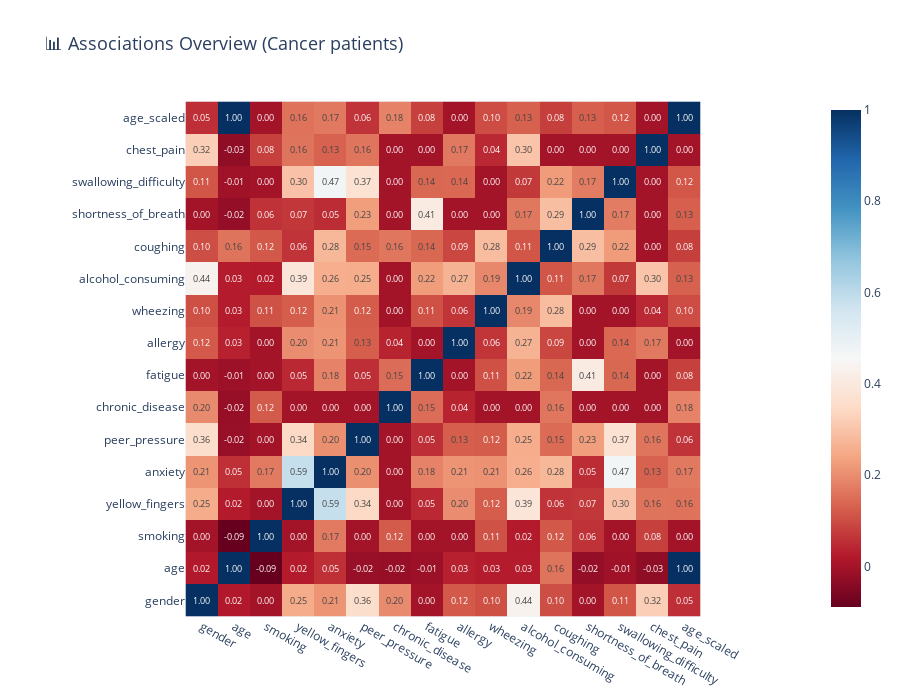
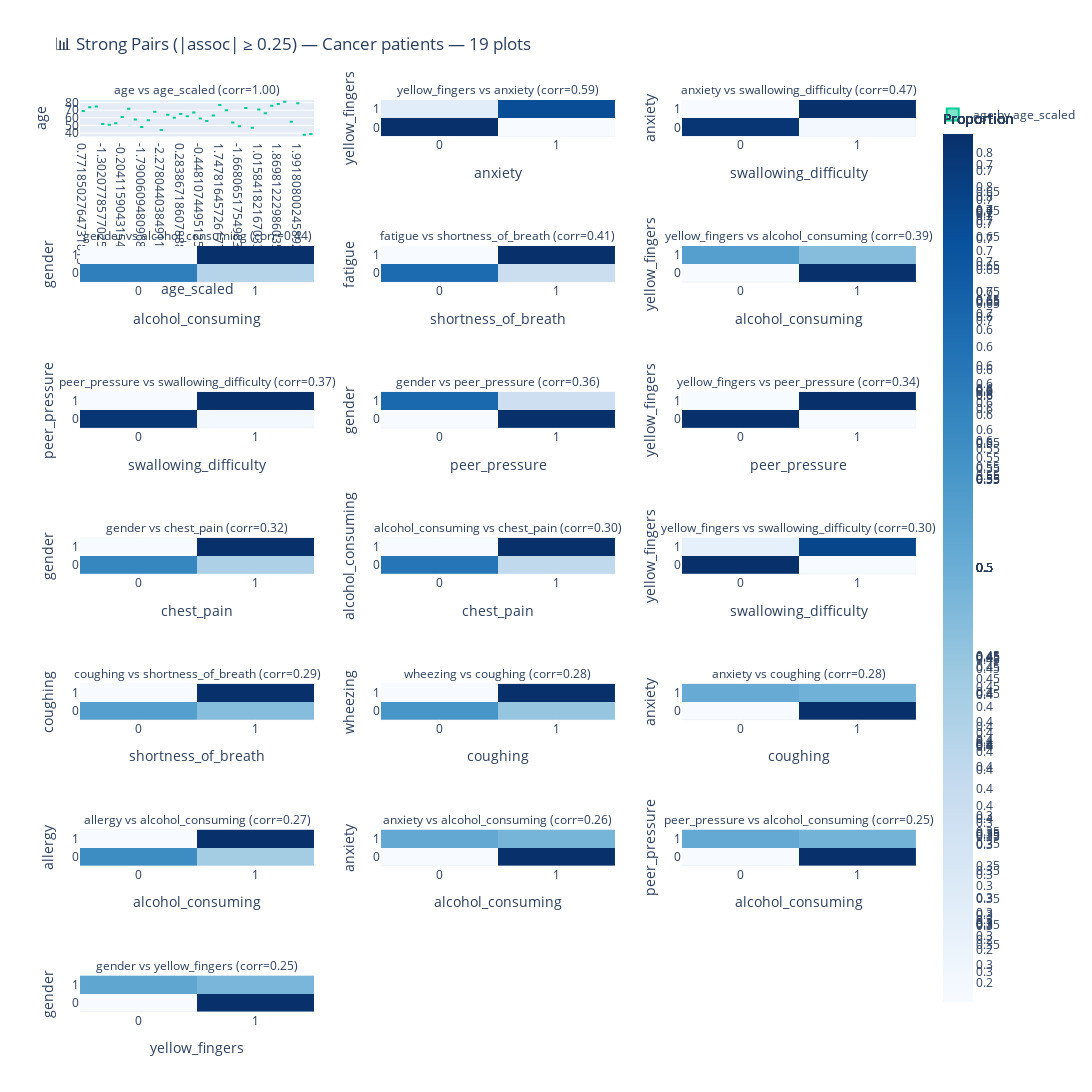

Notebook source saved alongside these figures, in order:
### Code cell
# ----------------------------
# Association functions
# ----------------------------
def cramers_v(x, y):
    """Cramér's V for categorical vs categorical (robust)."""
    try:
        cm = pd.crosstab(x, y)
        if cm.size == 0:
            return np.nan
        chi2 = ss.chi2_contingency(cm)[0]
        n = cm.sum().sum()
        if n == 0:
            return np.nan
        phi2 = chi2 / n
        r, k = cm.shape
        # bias correction (Bergsma & Wicher)
        phi2corr = max(0, phi2 - ((k-1)*(r-1)) / (n-1))
        rcorr = r - ((r-1)**2) / (n-1)
        kcorr = k - ((k-1)**2) / (n-1)
        denom = min((kcorr-1), (rcorr-1))
        if denom <= 0:
            return np.nan
        return np.sqrt(phi2corr / denom)
    except Exception:
        return np.nan

def point_biserial(x, y):
    """Point-biserial correlation for numeric vs binary categorical."""
    try:
        # ensure arrays have variability
        if len(np.unique(y.dropna())) < 2 or np.std(x.dropna()) == 0:
            return np.nan
        return ss.pointbiserialr(y, x)[0]  # note: (r, p) ; args: (binary, continuous) or reversed -> using (y, x)
    except Exception:
        return np.nan

def pearson_corr(x, y):
    """Pearson correlation for numeric vs numeric."""
    try:
        if np.std(x.dropna()) == 0 or np.std(y.dropna()) == 0:
            return np.nan
        return ss.pearsonr(x, y)[0]
    except Exception:
        return np.nan

# ----------------------------
# Mixed association matrix
# ----------------------------
def mixed_assoc(df, numerical_cols):
    """Return association matrix for dataframe df.
       numerical_cols: list of column names considered numeric (rest considered categorical).
    """
    cols = df.columns.tolist()
    assoc = pd.DataFrame(index=cols, columns=cols, dtype=float)

    for i in cols:
        for j in cols:
            if i == j:
                assoc.loc[i, j] = 1.0
                continue

            xi = df[i]
            yj = df[j]
            xi_is_num = i in numerical_cols
            yj_is_num = j in numerical_cols

            if xi_is_num and yj_is_num:
                assoc.loc[i, j] = pearson_corr(xi, yj)
            elif xi_is_num and (not yj_is_num) and len(yj.dropna().unique()) == 2:
                assoc.loc[i, j] = point_biserial(xi, yj)
            elif (not xi_is_num) and yj_is_num and len(xi.dropna().unique()) == 2:
                assoc.loc[i, j] = point_biserial(yj, xi)
            else:
                assoc.loc[i, j] = cramers_v(xi, yj)

    return assoc

# ----------------------------
# Prepare data: filter cancer patients
# ----------------------------
if 'lung_cancer' not in df.columns:
    raise ValueError("DataFrame must contain a 'lung_cancer' column.")

df_cancer = df[df['lung_cancer'] == 1].copy()
# drop target for association matrix (we're analyzing relationships among predictors)
df_cancer = df_cancer.drop(columns=['lung_cancer'], errors='ignore')

# Specify which columns are numeric in your dataset
# By default we use 'age' as numeric; adjust if you have more numeric columns.
numerical_cols = ['age']

# Compute association matrix
assoc_matrix = mixed_assoc(df_cancer, numerical_cols)

# Clean: replace NaN with 0 for presentation (but we keep original for filtering)
assoc_matrix_filled = assoc_matrix.fillna(0).astype(float)

# ----------------------------
# Full association heatmap (overview)
# ----------------------------
fig_overview = px.imshow(
    assoc_matrix_filled,
    text_auto=".2f",
    color_continuous_scale="RdBu",
    origin='lower',
    title="📊 Associations Overview (Cancer patients)",
)
fig_overview.update_layout(height=700, width=900, title_font_size=18)
fig_overview.update_xaxes(side="bottom")
fig_overview.show()

# ----------------------------
# Identify strong pairs
# ----------------------------
threshold = 0.25  # adjustable
pairs = []
cols = assoc_matrix.columns.tolist()
for i_idx, i in enumerate(cols):
    for j_idx, j in enumerate(cols):
        if j_idx <= i_idx:
            continue
        val = assoc_matrix.loc[i, j]
        if pd.isna(val):
            continue
        if abs(val) >= threshold:
            pairs.append((i, j, float(val)))

# Sort pairs by absolute strength descending
pairs = sorted(pairs, key=lambda t: abs(t[2]), reverse=True)

if len(pairs) == 0:
    print(f"No pairs with |corr| >= {threshold} found among cancer patients.")
else:
    print(f"\n🔍 Found {len(pairs)} strong pairs (|corr| >= {threshold}):")
    for a, b, c in pairs:
        print(f"  • {a} vs {b}: corr={c:.3f}")

    # ----------------------------
    # Build subplots grid for pair plots
    # ----------------------------
    n_pairs = len(pairs)
    # choose columns: 2 if many, else n_pairs
    if n_pairs == 1:
        ncols = 1
    elif n_pairs <= 3:
        ncols = n_pairs
    elif n_pairs <= 6:
        ncols = 2
    else:
        ncols = 3
    nrows = math.ceil(n_pairs / ncols)

    subplot_titles = [f"{a} vs {b} (corr={c:.2f})" for a, b, c in pairs]
    fig = make_subplots(rows=nrows, cols=ncols, subplot_titles=subplot_titles,
                        horizontal_spacing=0.08, vertical_spacing=0.12)

    # iterate and add traces
    for idx, (x_var, y_var, corr) in enumerate(pairs):
        row = idx // ncols + 1
        col = idx % ncols + 1

        x_is_num = x_var in numerical_cols
        y_is_num = y_var in numerical_cols

        # Case 1: numeric vs numeric -> scatter + regression line
        if x_is_num and y_is_num:
            xv = df_cancer[x_var].dropna()
            yv = df_cancer[y_var].dropna()
            # align indexes
            common_idx = df_cancer[[x_var, y_var]].dropna().index
            xv = df_cancer.loc[common_idx, x_var]
            yv = df_cancer.loc[common_idx, y_var]

            scatter = go.Scatter(
                x=xv,
                y=yv,
                mode='markers',
                marker=dict(size=6, opacity=0.7, color='#636EFA'),
                name=f"{x_var} vs {y_var}"
            )
            fig.add_trace(scatter, row=row, col=col)

            # regression line (if possible)
            try:
                slope, intercept, r_value, p_value, stderr = ss.linregress(xv, yv)
                x_line = np.array([xv.min(), xv.max()])
                y_line = slope * x_line + intercept
                fig.add_trace(
                    go.Scatter(x=x_line, y=y_line, mode='lines',
                               line=dict(color='#EF553B', width=2),
                               name='OLS fit', showlegend=(idx==0)),
                    row=row, col=col
                )
            except Exception:
                pass

            # axis labels
            fig.update_xaxes(title_text=x_var, row=row, col=col)
            fig.update_yaxes(title_text=y_var, row=row, col=col)

        # Case 2: numeric vs categorical (including binary)
        elif (x_is_num and not y_is_num) or (y_is_num and not x_is_num):
            # ensure num_var is numeric, cat_var is categorical
            if x_is_num:
                num_var, cat_var = x_var, y_var
            else:
                num_var, cat_var = y_var, x_var

            # Prepare category labels (if binary map to Yes/No)
            cat_series = df_cancer[cat_var].astype(pd.CategoricalDtype())
            unique_cats = list(cat_series.dropna().unique())
            # For binary 0/1 make readable labels
            if set(unique_cats) <= {0, 1}:
                cat_map = {0: 'No', 1: 'Yes'}
                x_vals = df_cancer[cat_var].map(cat_map).astype(str)
            else:
                x_vals = df_cancer[cat_var].astype(str)

            # Single grouped box: x = categories, y = numeric
            box = go.Box(
                x=x_vals,
                y=df_cancer[num_var],
                boxpoints='outliers',
                marker=dict(color='#00CC96'),
                name=f"{num_var} by {cat_var}",
                showlegend=(idx==0)
            )
            fig.add_trace(box, row=row, col=col)

            fig.update_xaxes(title_text=cat_var, row=row, col=col)
            fig.update_yaxes(title_text=num_var, row=row, col=col)

        # Case 3: categorical vs categorical -> heatmap (crosstab)
        else:
            ct = pd.crosstab(df_cancer[x_var].astype(str), df_cancer[y_var].astype(str), normalize='index')
            z = ct.values
            x_labels = ct.columns.tolist()
            y_labels = ct.index.tolist()
            heat = go.Heatmap(
                z=z,
                x=x_labels,
                y=y_labels,
                colorscale='Blues',
                colorbar=dict(title='Proportion'),
                hovertemplate='x=%{x}<br>y=%{y}<br>value=%{z:.2f}<extra></extra>'
            )
            fig.add_trace(heat, row=row, col=col)
            fig.update_xaxes(title_text=y_var, row=row, col=col)
            fig.update_yaxes(title_text=x_var, row=row, col=col)

    # Layout polish
    fig.update_layout(
        title_text=f"📊 Strong Pairs (|assoc| ≥ {threshold}) — Cancer patients — {len(pairs)} plots",
        height= max(400, 350 * nrows),
        width = 300 * ncols + 400,
        showlegend=True
    )

    # Tighten subplot title font
    for a in fig['layout']['annotations']:
        a['font'] = dict(size=12)

    fig.show()

### Figure 1 — Plotly figure (JSON) as saved in the notebook; plotly's stock layout.template omitted (floating-point values rounded to 4 significant figures; data arrays with more than 128 entries replaced by an {"elided": "..."} marker saying what was removed)
{"data": [{"coloraxis": "coloraxis", "hovertemplate": "x: %{x}<br>y: %{y}<br>color: %{z}<extra></extra>", "name": "0", "texttemplate": "%{z:.2f}", "type": "heatmap", "x": ["gender", "age", "smoking", "yellow_fingers", "anxiety", "peer_pressure", "chronic_disease", "fatigue", "allergy", "wheezing", "alcohol_consuming", "coughing", "shortness_of_breath", "swallowing_difficulty", "chest_pain", "age_scaled"], "xaxis": "x", "y": ["gender", "age", "smoking", "yellow_fingers", "anxiety", "peer_pressure", "chronic_disease", "fatigue", "allergy", "wheezing", "alcohol_consuming", "coughing", "shortness_of_breath", "swallowing_difficulty", "chest_pain", "age_scaled"], "yaxis": "y", "z": {"elided": "16x16 float values"}}], "layout": {"coloraxis": {"colorscale": [[0, "rgb(103,0,31)"], [0.1, "rgb(178,24,43)"], [0.2, "rgb(214,96,77)"], [0.3, "rgb(244,165,130)"], [0.4, "rgb(253,219,199)"], [0.5, "rgb(247,247,247)"], [0.6, "rgb(209,229,240)"], [0.7, "rgb(146,197,222)"], [0.8, "rgb(67,147,195)"], [0.9, "rgb(33,102,172)"], [1, "rgb(5,48,97)"]]}, "height": 700, "title": {"font": {"size": 18}, "text": "📊 Associations Overview (Cancer patients)"}, "width": 900, "xaxis": {"anchor": "y", "constrain": "domain", "domain": [0, 1], "scaleanchor": "y", "side": "bottom"}, "yaxis": {"anchor": "x", "autorange": true, "constrain": "domain", "domain": [0, 1]}}}

### Figure 2 — Plotly figure (JSON) as saved in the notebook; plotly's stock layout.template omitted (floating-point values rounded to 4 significant figures; data arrays with more than 128 entries replaced by an {"elided": "..."} marker saying what was removed)
{"data": [{"boxpoints": "outliers", "marker": {"color": "#00CC96"}, "name": "age by age_scaled", "showlegend": true, "type": "box", "x": {"elided": "270 str values"}, "xaxis": "x", "y": {"elided": "270 int values"}, "yaxis": "y"}, {"colorbar": {"title": {"text": "Proportion"}}, "colorscale": [[0, "rgb(247,251,255)"], [0.125, "rgb(222,235,247)"], [0.25, "rgb(198,219,239)"], [0.375, "rgb(158,202,225)"], [0.5, "rgb(107,174,214)"], [0.625, "rgb(66,146,198)"], [0.75, "rgb(33,113,181)"], [0.875, "rgb(8,81,156)"], [1, "rgb(8,48,107)"]], "hovertemplate": "x=%{x}<br>y=%{y}<br>value=%{z:.2f}<extra></extra>", "type": "heatmap", "x": ["0", "1"], "xaxis": "x2", "y": ["0", "1"], "yaxis": "y2", "z": [[0.8411, 0.1589], [0.2331, 0.7669]]}, {"colorbar": {"title": {"text": "Proportion"}}, "colorscale": [[0, "rgb(247,251,255)"], [0.125, "rgb(222,235,247)"], [0.25, "rgb(198,219,239)"], [0.375, "rgb(158,202,225)"], [0.5, "rgb(107,174,214)"], [0.625, "rgb(66,146,198)"], [0.75, "rgb(33,113,181)"], [0.875, "rgb(8,81,156)"], [1, "rgb(8,48,107)"]], "hovertemplate": "x=%{x}<br>y=%{y}<br>value=%{z:.2f}<extra></extra>", "type": "heatmap", "x": ["0", "1"], "xaxis": "x3", "y": ["0", "1"], "yaxis": "y3", "z": [[0.7344, 0.2656], [0.2535, 0.7465]]}, {"colorbar": {"title": {"text": "Proportion"}}, "colorscale": [[0, "rgb(247,251,255)"], [0.125, "rgb(222,235,247)"], [0.25, "rgb(198,219,239)"], [0.375, "rgb(158,202,225)"], [0.5, "rgb(107,174,214)"], [0.625, "rgb(66,146,198)"], [0.75, "rgb(33,113,181)"], [0.875, "rgb(8,81,156)"], [1, "rgb(8,48,107)"]], "hovertemplate": "x=%{x}<br>y=%{y}<br>value=%{z:.2f}<extra></extra>", "type": "heatmap", "x": ["0", "1"], "xaxis": "x4", "y": ["0", "1"], "yaxis": "y4", "z": [[0.624, 0.376], [0.1862, 0.8138]]}, {"colorbar": {"title": {"text": "Proportion"}}, "colorscale": [[0, "rgb(247,251,255)"], [0.125, "rgb(222,235,247)"], [0.25, "rgb(198,219,239)"], [0.375, "rgb(158,202,225)"], [0.5, "rgb(107,174,214)"], [0.625, "rgb(66,146,198)"], [0.75, "rgb(33,113,181)"], [0.875, "rgb(8,81,156)"], [1, "rgb(8,48,107)"]], "hovertemplate": "x=%{x}<br>y=%{y}<br>value=%{z:.2f}<extra></extra>", "type": "heatmap", "x": ["0", "1"], "xaxis": "x5", "y": ["0", "1"], "yaxis": "y5", "z": [[0.6543, 0.3457], [0.2169, 0.7831]]}, {"colorbar": {"title": {"text": "Proportion"}}, "colorscale": [[0, "rgb(247,251,255)"], [0.125, "rgb(222,235,247)"], [0.25, "rgb(198,219,239)"], [0.375, "rgb(158,202,225)"], [0.5, "rgb(107,174,214)"], [0.625, "rgb(66,146,198)"], [0.75, "rgb(33,113,181)"], [0.875, "rgb(8,81,156)"], [1, "rgb(8,48,107)"]], "hovertemplate": "x=%{x}<br>y=%{y}<br>value=%{z:.2f}<extra></extra>", "type": "heatmap", "x": ["0", "1"], "xaxis": "x6", "y": ["0", "1"], "yaxis": "y6", "z": [[0.1495, 0.8505], [0.546, 0.454]]}, {"colorbar": {"title": {"text": "Proportion"}}, "colorscale": [[0, "rgb(247,251,255)"], [0.125, "rgb(222,235,247)"], [0.25, "rgb(198,219,239)"], [0.375, "rgb(158,202,225)"], [0.5, "rgb(107,174,214)"], [0.625, "rgb(66,146,198)"], [0.75, "rgb(33,113,181)"], [0.875, "rgb(8,81,156)"], [1, "rgb(8,48,107)"]], "hovertemplate": "x=%{x}<br>y=%{y}<br>value=%{z:.2f}<extra></extra>", "type": "heatmap", "x": ["0", "1"], "xaxis": "x7", "y": ["0", "1"], "yaxis": "y7", "z": [[0.688, 0.312], [0.3034, 0.6966]]}, {"colorbar": {"title": {"text": "Proportion"}}, "colorscale": [[0, "rgb(247,251,255)"], [0.125, "rgb(222,235,247)"], [0.25, "rgb(198,219,239)"], [0.375, "rgb(158,202,225)"], [0.5, "rgb(107,174,214)"], [0.625, "rgb(66,146,198)"], [0.75, "rgb(33,113,181)"], [0.875, "rgb(8,81,156)"], [1, "rgb(8,48,107)"]], "hovertemplate": "x=%{x}<br>y=%{y}<br>value=%{z:.2f}<extra></extra>", "type": "heatmap", "x": ["0", "1"], "xaxis": "x8", "y": ["0", "1"], "yaxis": "y8", "z": [[0.264, 0.736], [0.6345, 0.3655]]}, {"colorbar": {"title": {"text": "Proportion"}}, "colorscale": [[0, "rgb(247,251,255)"], [0.125, "rgb(222,235,247)"], [0.25, "rgb(198,219,239)"], [0.375, "rgb(158,202,225)"], [0.5, "rgb(107,174,214)"], [0.625, "rgb(66,146,198)"], [0.75, "rgb(33,113,181)"], [0.875, "rgb(8,81,156)"], [1, "rgb(8,48,107)"]], "hovertemplate": "x=%{x}<br>y=%{y}<br>value=%{z:.2f}<extra></extra>", "type": "heatmap", "x": ["0", "1"], "xaxis": "x9", "y": ["0", "1"], "yaxis": "y9", "z": [[0.6822, 0.3178], [0.319, 0.681]]}, {"colorbar": {"title": {"text": "Proportion"}}, "colorscale": [[0, "rgb(247,251,255)"], [0.125, "rgb(222,235,247)"], [0.25, "rgb(198,219,239)"], [0.375, "rgb(158,202,225)"], [0.5, "rgb(107,174,214)"], [0.625, "rgb(66,146,198)"], [0.75, "rgb(33,113,181)"], [0.875, "rgb(8,81,156)"], [1, "rgb(8,48,107)"]], "hovertemplate": "x=%{x}<br>y=%{y}<br>value=%{z:.2f}<extra></extra>", "type": "heatmap", "x": ["0", "1"], "xaxis": "x10", "y": ["0", "1"], "yaxis": "y10", "z": [[0.584, 0.416], [0.2552, 0.7448]]}, {"colorbar": {"title": {"text": "Proportion"}}, "colorscale": [[0, "rgb(247,251,255)"], [0.125, "rgb(222,235,247)"], [0.25, "rgb(198,219,239)"], [0.375, "rgb(158,202,225)"], [0.5, "rgb(107,174,214)"], [0.625, "rgb(66,146,198)"], [0.75, "rgb(33,113,181)"], [0.875, "rgb(8,81,156)"], [1, "rgb(8,48,107)"]], "hovertemplate": "x=%{x}<br>y=%{y}<br>value=%{z:.2f}<extra></extra>", "type": "heatmap", "x": ["0", "1"], "xaxis": "x11", "y": ["0", "1"], "yaxis": "y11", "z": [[0.6, 0.4], [0.2848, 0.7152]]}, {"colorbar": {"title": {"text": "Proportion"}}, "colorscale": [[0, "rgb(247,251,255)"], [0.125, "rgb(222,235,247)"], [0.25, "rgb(198,219,239)"], [0.375, "rgb(158,202,225)"], [0.5, "rgb(107,174,214)"], [0.625, "rgb(66,146,198)"], [0.75, "rgb(33,113,181)"], [0.875, "rgb(8,81,156)"], [1, "rgb(8,48,107)"]], "hovertemplate": "x=%{x}<br>y=%{y}<br>value=%{z:.2f}<extra></extra>", "type": "heatmap", "x": ["0", "1"], "xaxis": "x12", "y": ["0", "1"], "yaxis": "y12", "z": [[0.6729, 0.3271], [0.3558, 0.6442]]}, {"colorbar": {"title": {"text": "Proportion"}}, "colorscale": [[0, "rgb(247,251,255)"], [0.125, "rgb(222,235,247)"], [0.25, "rgb(198,219,239)"], [0.375, "rgb(158,202,225)"], [0.5, "rgb(107,174,214)"], [0.625, "rgb(66,146,198)"], [0.75, "rgb(33,113,181)"], [0.875, "rgb(8,81,156)"], [1, "rgb(8,48,107)"]], "hovertemplate": "x=%{x}<br>y=%{y}<br>value=%{z:.2f}<extra></extra>", "type": "heatmap", "x": ["0", "1"], "xaxis": "x13", "y": ["0", "1"], "yaxis": "y13", "z": [[0.5347, 0.4653], [0.2367, 0.7633]]}, {"colorbar": {"title": {"text": "Proportion"}}, "colorscale": [[0, "rgb(247,251,255)"], [0.125, "rgb(222,235,247)"], [0.25, "rgb(198,219,239)"], [0.375, "rgb(158,202,225)"], [0.5, "rgb(107,174,214)"], [0.625, "rgb(66,146,198)"], [0.75, "rgb(33,113,181)"], [0.875, "rgb(8,81,156)"], [1, "rgb(8,48,107)"]], "hovertemplate": "x=%{x}<br>y=%{y}<br>value=%{z:.2f}<extra></extra>", "type": "heatmap", "x": ["0", "1"], "xaxis": "x14", "y": ["0", "1"], "yaxis": "y14", "z": [[0.5514, 0.4486], [0.2577, 0.7423]]}, {"colorbar": {"title": {"text": "Proportion"}}, "colorscale": [[0, "rgb(247,251,255)"], [0.125, "rgb(222,235,247)"], [0.25, "rgb(198,219,239)"], [0.375, "rgb(158,202,225)"], [0.5, "rgb(107,174,214)"], [0.625, "rgb(66,146,198)"], [0.75, "rgb(33,113,181)"], [0.875, "rgb(8,81,156)"], [1, "rgb(8,48,107)"]], "hovertemplate": "x=%{x}<br>y=%{y}<br>value=%{z:.2f}<extra></extra>", "type": "heatmap", "x": ["0", "1"], "xaxis": "x15", "y": ["0", "1"], "yaxis": "y15", "z": [[0.2266, 0.7734], [0.507, 0.493]]}, {"colorbar": {"title": {"text": "Proportion"}}, "colorscale": [[0, "rgb(247,251,255)"], [0.125, "rgb(222,235,247)"], [0.25, "rgb(198,219,239)"], [0.375, "rgb(158,202,225)"], [0.5, "rgb(107,174,214)"], [0.625, "rgb(66,146,198)"], [0.75, "rgb(33,113,181)"], [0.875, "rgb(8,81,156)"], [1, "rgb(8,48,107)"]], "hovertemplate": "x=%{x}<br>y=%{y}<br>value=%{z:.2f}<extra></extra>", "type": "heatmap", "x": ["0", "1"], "xaxis": "x16", "y": ["0", "1"], "yaxis": "y16", "z": [[0.5631, 0.4369], [0.2814, 0.7186]]}, {"colorbar": {"title": {"text": "Proportion"}}, "colorscale": [[0, "rgb(247,251,255)"], [0.125, "rgb(222,235,247)"], [0.25, "rgb(198,219,239)"], [0.375, "rgb(158,202,225)"], [0.5, "rgb(107,174,214)"], [0.625, "rgb(66,146,198)"], [0.75, "rgb(33,113,181)"], [0.875, "rgb(8,81,156)"], [1, "rgb(8,48,107)"]], "hovertemplate": "x=%{x}<br>y=%{y}<br>value=%{z:.2f}<extra></extra>", "type": "heatmap", "x": ["0", "1"], "xaxis": "x17", "y": ["0", "1"], "yaxis": "y17", "z": [[0.25, 0.75], [0.5141, 0.4859]]}, {"colorbar": {"title": {"text": "Proportion"}}, "colorscale": [[0, "rgb(247,251,255)"], [0.125, "rgb(222,235,247)"], [0.25, "rgb(198,219,239)"], [0.375, "rgb(158,202,225)"], [0.5, "rgb(107,174,214)"], [0.625, "rgb(66,146,198)"], [0.75, "rgb(33,113,181)"], [0.875, "rgb(8,81,156)"], [1, "rgb(8,48,107)"]], "hovertemplate": "x=%{x}<br>y=%{y}<br>value=%{z:.2f}<extra></extra>", "type": "heatmap", "x": ["0", "1"], "xaxis": "x18", "y": ["0", "1"], "yaxis": "y18", "z": [[0.248, 0.752], [0.5103, 0.4897]]}, {"colorbar": {"title": {"text": "Proportion"}}, "colorscale": [[0, "rgb(247,251,255)"], [0.125, "rgb(222,235,247)"], [0.25, "rgb(198,219,239)"], [0.375, "rgb(158,202,225)"], [0.5, "rgb(107,174,214)"], [0.625, "rgb(66,146,198)"], [0.75, "rgb(33,113,181)"], [0.875, "rgb(8,81,156)"], [1, "rgb(8,48,107)"]], "hovertemplate": "x=%{x}<br>y=%{y}<br>value=%{z:.2f}<extra></extra>", "type": "heatmap", "x": ["0", "1"], "xaxis": "x19", "y": ["0", "1"], "yaxis": "y19", "z": [[0.256, 0.744], [0.5172, 0.4828]]}], "layout": {"annotations": [{"font": {"size": 12}, "showarrow": false, "text": "age vs age_scaled (corr=1.00)", "x": 0.14, "xanchor": "center", "xref": "paper", "y": 1, "yanchor": "bottom", "yref": "paper"}, {"font": {"size": 12}, "showarrow": false, "text": "yellow_fingers vs anxiety (corr=0.59)", "x": 0.5, "xanchor": "center", "xref": "paper", "y": 1, "yanchor": "bottom", "yref": "paper"}, {"font": {"size": 12}, "showarrow": false, "text": "anxiety vs swallowing_difficulty (corr=0.47)", "x": 0.86, "xanchor": "center", "xref": "paper", "y": 1, "yanchor": "bottom", "yref": "paper"}, {"font": {"size": 12}, "showarrow": false, "text": "gender vs alcohol_consuming (corr=0.44)", "x": 0.14, "xanchor": "center", "xref": "paper", "y": 0.84, "yanchor": "bottom", "yref": "paper"}, {"font": {"size": 12}, "showarrow": false, "text": "fatigue vs shortness_of_breath (corr=0.41)", "x": 0.5, "xanchor": "center", "xref": "paper", "y": 0.84, "yanchor": "bottom", "yref": "paper"}, {"font": {"size": 12}, "showarrow": false, "text": "yellow_fingers vs alcohol_consuming (corr=0.39)", "x": 0.86, "xanchor": "center", "xref": "paper", "y": 0.84, "yanchor": "bottom", "yref": "paper"}, {"font": {"size": 12}, "showarrow": false, "text": "peer_pressure vs swallowing_difficulty (corr=0.37)", "x": 0.14, "xanchor": "center", "xref": "paper", "y": 0.68, "yanchor": "bottom", "yref": "paper"}, {"font": {"size": 12}, "showarrow": false, "text": "gender vs peer_pressure (corr=0.36)", "x": 0.5, "xanchor": "center", "xref": "paper", "y": 0.68, "yanchor": "bottom", "yref": "paper"}, {"font": {"size": 12}, "showarrow": false, "text": "yellow_fingers vs peer_pressure (corr=0.34)", "x": 0.86, "xanchor": "center", "xref": "paper", "y": 0.68, "yanchor": "bottom", "yref": "paper"}, {"font": {"size": 12}, "showarrow": false, "text": "gender vs chest_pain (corr=0.32)", "x": 0.14, "xanchor": "center", "xref": "paper", "y": 0.52, "yanchor": "bottom", "yref": "paper"}, {"font": {"size": 12}, "showarrow": false, "text": "alcohol_consuming vs chest_pain (corr=0.30)", "x": 0.5, "xanchor": "center", "xref": "paper", "y": 0.52, "yanchor": "bottom", "yref": "paper"}, {"font": {"size": 12}, "showarrow": false, "text": "yellow_fingers vs swallowing_difficulty (corr=0.30)", "x": 0.86, "xanchor": "center", "xref": "paper", "y": 0.52, "yanchor": "bottom", "yref": "paper"}, {"font": {"size": 12}, "showarrow": false, "text": "coughing vs shortness_of_breath (corr=0.29)", "x": 0.14, "xanchor": "center", "xref": "paper", "y": 0.36, "yanchor": "bottom", "yref": "paper"}, {"font": {"size": 12}, "showarrow": false, "text": "wheezing vs coughing (corr=0.28)", "x": 0.5, "xanchor": "center", "xref": "paper", "y": 0.36, "yanchor": "bottom", "yref": "paper"}, {"font": {"size": 12}, "showarrow": false, "text": "anxiety vs coughing (corr=0.28)", "x": 0.86, "xanchor": "center", "xref": "paper", "y": 0.36, "yanchor": "bottom", "yref": "paper"}, {"font": {"size": 12}, "showarrow": false, "text": "allergy vs alcohol_consuming (corr=0.27)", "x": 0.14, "xanchor": "center", "xref": "paper", "y": 0.2, "yanchor": "bottom", "yref": "paper"}, {"font": {"size": 12}, "showarrow": false, "text": "anxiety vs alcohol_consuming (corr=0.26)", "x": 0.5, "xanchor": "center", "xref": "paper", "y": 0.2, "yanchor": "bottom", "yref": "paper"}, {"font": {"size": 12}, "showarrow": false, "text": "peer_pressure vs alcohol_consuming (corr=0.25)", "x": 0.86, "xanchor": "center", "xref": "paper", "y": 0.2, "yanchor": "bottom", "yref": "paper"}, {"font": {"size": 12}, "showarrow": false, "text": "gender vs yellow_fingers (corr=0.25)", "x": 0.14, "xanchor": "center", "xref": "paper", "y": 0.04, "yanchor": "bottom", "yref": "paper"}], "height": 2450, "showlegend": true, "title": {"text": "📊 Strong Pairs (|assoc| ≥ 0.25) — Cancer patients — 19 plots"}, "width": 1300, "xaxis": {"anchor": "y", "domain": [0, 0.28], "title": {"text": "age_scaled"}}, "xaxis10": {"anchor": "y10", "domain": [0, 0.28], "title": {"text": "chest_pain"}}, "xaxis11": {"anchor": "y11", "domain": [0.36, 0.64], "title": {"text": "chest_pain"}}, "xaxis12": {"anchor": "y12", "domain": [0.72, 1], "title": {"text": "swallowing_difficulty"}}, "xaxis13": {"anchor": "y13", "domain": [0, 0.28], "title": {"text": "shortness_of_breath"}}, "xaxis14": {"anchor": "y14", "domain": [0.36, 0.64], "title": {"text": "coughing"}}, "xaxis15": {"anchor": "y15", "domain": [0.72, 1], "title": {"text": "coughing"}}, "xaxis16": {"anchor": "y16", "domain": [0, 0.28], "title": {"text": "alcohol_consuming"}}, "xaxis17": {"anchor": "y17", "domain": [0.36, 0.64], "title": {"text": "alcohol_consuming"}}, "xaxis18": {"anchor": "y18", "domain": [0.72, 1], "title": {"text": "alcohol_consuming"}}, "xaxis19": {"anchor": "y19", "domain": [0, 0.28], "title": {"text": "yellow_fingers"}}, "xaxis2": {"anchor": "y2", "domain": [0.36, 0.64], "title": {"text": "anxiety"}}, "xaxis20": {"anchor": "y20", "domain": [0.36, 0.64]}, "xaxis21": {"anchor": "y21", "domain": [0.72, 1]}, "xaxis3": {"anchor": "y3", "domain": [0.72, 1], "title": {"text": "swallowing_difficulty"}}, "xaxis4": {"anchor": "y4", "domain": [0, 0.28], "title": {"text": "alcohol_consuming"}}, "xaxis5": {"anchor": "y5", "domain": [0.36, 0.64], "title": {"text": "shortness_of_breath"}}, "xaxis6": {"anchor": "y6", "domain": [0.72, 1], "title": {"text": "alcohol_consuming"}}, "xaxis7": {"anchor": "y7", "domain": [0, 0.28], "title": {"text": "swallowing_difficulty"}}, "xaxis8": {"anchor": "y8", "domain": [0.36, 0.64], "title": {"text": "peer_pressure"}}, "xaxis9": {"anchor": "y9", "domain": [0.72, 1], "title": {"text": "peer_pressure"}}, "yaxis": {"anchor": "x", "domain": [0.96, 1], "title": {"text": "age"}}, "yaxis10": {"anchor": "x10", "domain": [0.48, 0.52], "title": {"text": "gender"}}, "yaxis11": {"anchor": "x11", "domain": [0.48, 0.52], "title": {"text": "alcohol_consuming"}}, "yaxis12": {"anchor": "x12", "domain": [0.48, 0.52], "title": {"text": "yellow_fingers"}}, "yaxis13": {"anchor": "x13", "domain": [0.32, 0.36], "title": {"text": "coughing"}}, "yaxis14": {"anchor": "x14", "domain": [0.32, 0.36], "title": {"text": "wheezing"}}, "yaxis15": {"anchor": "x15", "domain": [0.32, 0.36], "title": {"text": "anxiety"}}, "yaxis16": {"anchor": "x16", "domain": [0.16, 0.2], "title": {"text": "allergy"}}, "yaxis17": {"anchor": "x17", "domain": [0.16, 0.2], "title": {"text": "anxiety"}}, "yaxis18": {"anchor": "x18", "domain": [0.16, 0.2], "title": {"text": "peer_pressure"}}, "yaxis19": {"anchor": "x19", "domain": [0, 0.04], "title": {"text": "gender"}}, "yaxis2": {"anchor": "x2", "domain": [0.96, 1], "title": {"text": "yellow_fingers"}}, "yaxis20": {"anchor": "x20", "domain": [0, 0.04]}, "yaxis21": {"anchor": "x21", "domain": [0, 0.04]}, "yaxis3": {"anchor": "x3", "domain": [0.96, 1], "title": {"text": "anxiety"}}, "yaxis4": {"anchor": "x4", "domain": [0.8, 0.84], "title": {"text": "gender"}}, "yaxis5": {"anchor": "x5", "domain": [0.8, 0.84], "title": {"text": "fatigue"}}, "yaxis6": {"anchor": "x6", "domain": [0.8, 0.84], "title": {"text": "yellow_fingers"}}, "yaxis7": {"anchor": "x7", "domain": [0.64, 0.68], "title": {"text": "peer_pressure"}}, "yaxis8": {"anchor": "x8", "domain": [0.64, 0.68], "title": {"text": "gender"}}, "yaxis9": {"anchor": "x9", "domain": [0.64, 0.68], "title": {"text": "yellow_fingers"}}}}
